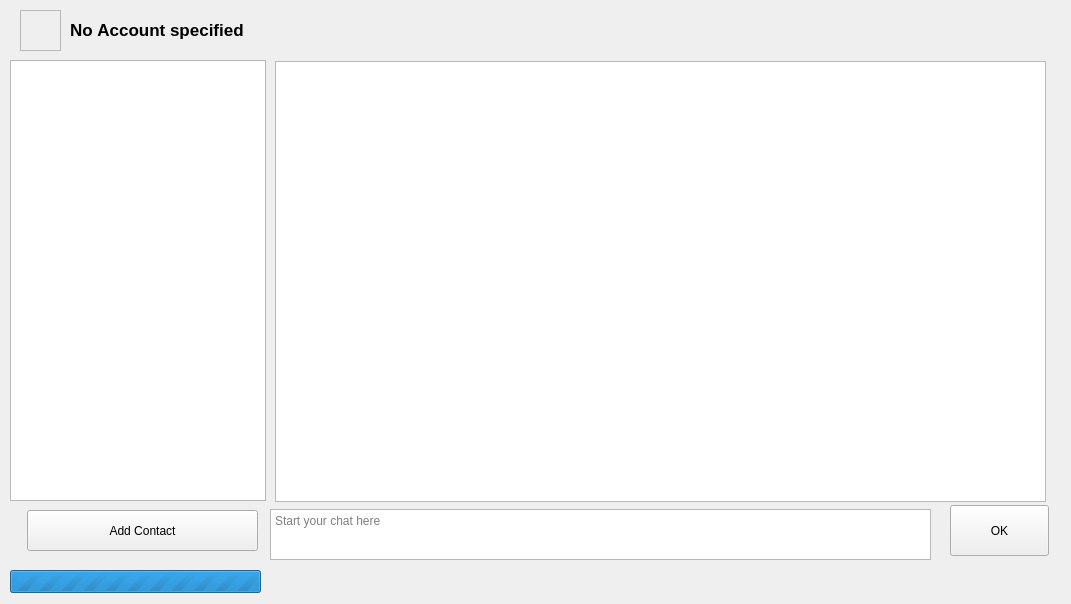
<?xml version="1.0" encoding="UTF-8"?>
<ui version="4.0">
 <class>Form</class>
 <widget class="QWidget" name="Form">
  <property name="geometry">
   <rect>
    <x>0</x>
    <y>0</y>
    <width>1071</width>
    <height>604</height>
   </rect>
  </property>
  <property name="focusPolicy">
   <enum>Qt::ClickFocus</enum>
  </property>
  <property name="windowTitle">
   <string>Form</string>
  </property>
  <widget class="QTextEdit" name="textChatMessage">
   <property name="geometry">
    <rect>
     <x>270</x>
     <y>509</y>
     <width>661</width>
     <height>51</height>
    </rect>
   </property>
   <property name="html">
    <string>&lt;!DOCTYPE HTML PUBLIC &quot;-//W3C//DTD HTML 4.0//EN&quot; &quot;http://www.w3.org/TR/REC-html40/strict.dtd&quot;&gt;
&lt;html&gt;&lt;head&gt;&lt;meta name=&quot;qrichtext&quot; content=&quot;1&quot; /&gt;&lt;style type=&quot;text/css&quot;&gt;
p, li { white-space: pre-wrap; }
&lt;/style&gt;&lt;/head&gt;&lt;body style=&quot; font-family:'Ubuntu'; font-size:11pt; font-weight:400; font-style:normal;&quot;&gt;
&lt;p style=&quot;-qt-paragraph-type:empty; margin-top:0px; margin-bottom:0px; margin-left:0px; margin-right:0px; -qt-block-indent:0; text-indent:0px;&quot;&gt;&lt;br /&gt;&lt;/p&gt;&lt;/body&gt;&lt;/html&gt;</string>
   </property>
   <property name="placeholderText">
    <string>Start your chat here</string>
   </property>
  </widget>
  <widget class="QLabel" name="labelAccName">
   <property name="geometry">
    <rect>
     <x>70</x>
     <y>10</y>
     <width>1001</width>
     <height>41</height>
    </rect>
   </property>
   <property name="font">
    <font>
     <pointsize>13</pointsize>
     <weight>75</weight>
     <bold>true</bold>
     <kerning>false</kerning>
    </font>
   </property>
   <property name="text">
    <string>No Account specified</string>
   </property>
   <property name="textInteractionFlags">
    <set>Qt::LinksAccessibleByMouse|Qt::TextSelectableByKeyboard|Qt::TextSelectableByMouse</set>
   </property>
  </widget>
  <widget class="QPushButton" name="buttonSend">
   <property name="geometry">
    <rect>
     <x>950</x>
     <y>505</y>
     <width>99</width>
     <height>51</height>
    </rect>
   </property>
   <property name="text">
    <string>OK</string>
   </property>
  </widget>
  <widget class="QProgressBar" name="progressBar">
   <property name="geometry">
    <rect>
     <x>10</x>
     <y>570</y>
     <width>251</width>
     <height>23</height>
    </rect>
   </property>
   <property name="maximum">
    <number>0</number>
   </property>
   <property name="value">
    <number>-1</number>
   </property>
   <property name="textVisible">
    <bool>true</bool>
   </property>
   <property name="invertedAppearance">
    <bool>false</bool>
   </property>
  </widget>
  <widget class="QPushButton" name="buttonAddFriend">
   <property name="geometry">
    <rect>
     <x>27</x>
     <y>510</y>
     <width>231</width>
     <height>41</height>
    </rect>
   </property>
   <property name="text">
    <string>Add Contact</string>
   </property>
  </widget>
  <widget class="QListWidget" name="listContacts">
   <property name="geometry">
    <rect>
     <x>10</x>
     <y>60</y>
     <width>256</width>
     <height>441</height>
    </rect>
   </property>
  </widget>
  <widget class="QLabel" name="labelAccImage">
   <property name="geometry">
    <rect>
     <x>20</x>
     <y>10</y>
     <width>41</width>
     <height>41</height>
    </rect>
   </property>
   <property name="autoFillBackground">
    <bool>false</bool>
   </property>
   <property name="frameShape">
    <enum>QFrame::StyledPanel</enum>
   </property>
   <property name="frameShadow">
    <enum>QFrame::Sunken</enum>
   </property>
   <property name="text">
    <string/>
   </property>
   <property name="scaledContents">
    <bool>true</bool>
   </property>
  </widget>
  <widget class="QListWidget" name="listMessages">
   <property name="geometry">
    <rect>
     <x>275</x>
     <y>61</y>
     <width>771</width>
     <height>441</height>
    </rect>
   </property>
  </widget>
 </widget>
 <resources/>
 <connections/>
</ui>
